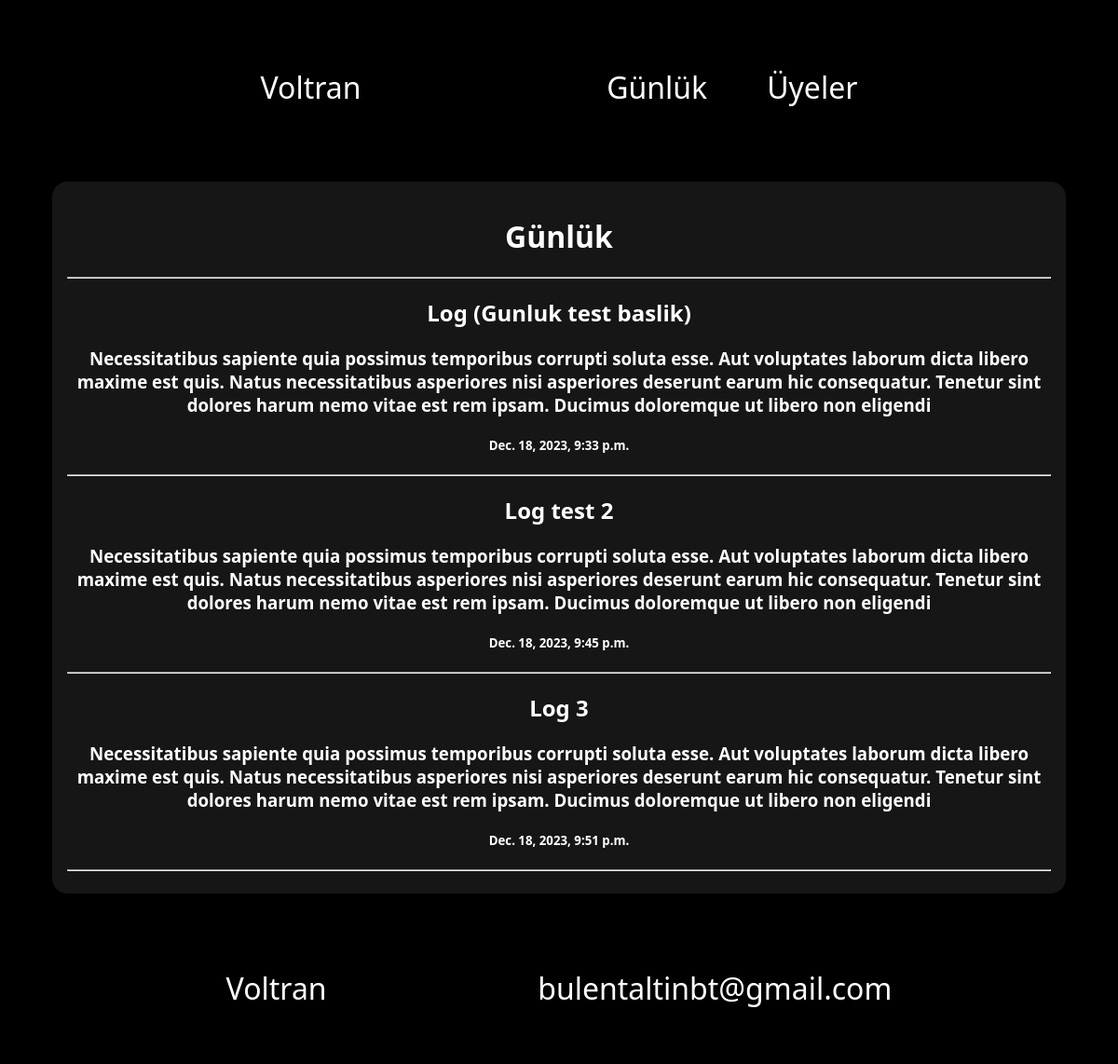
/log/, run on an earlier commit of the app's database.
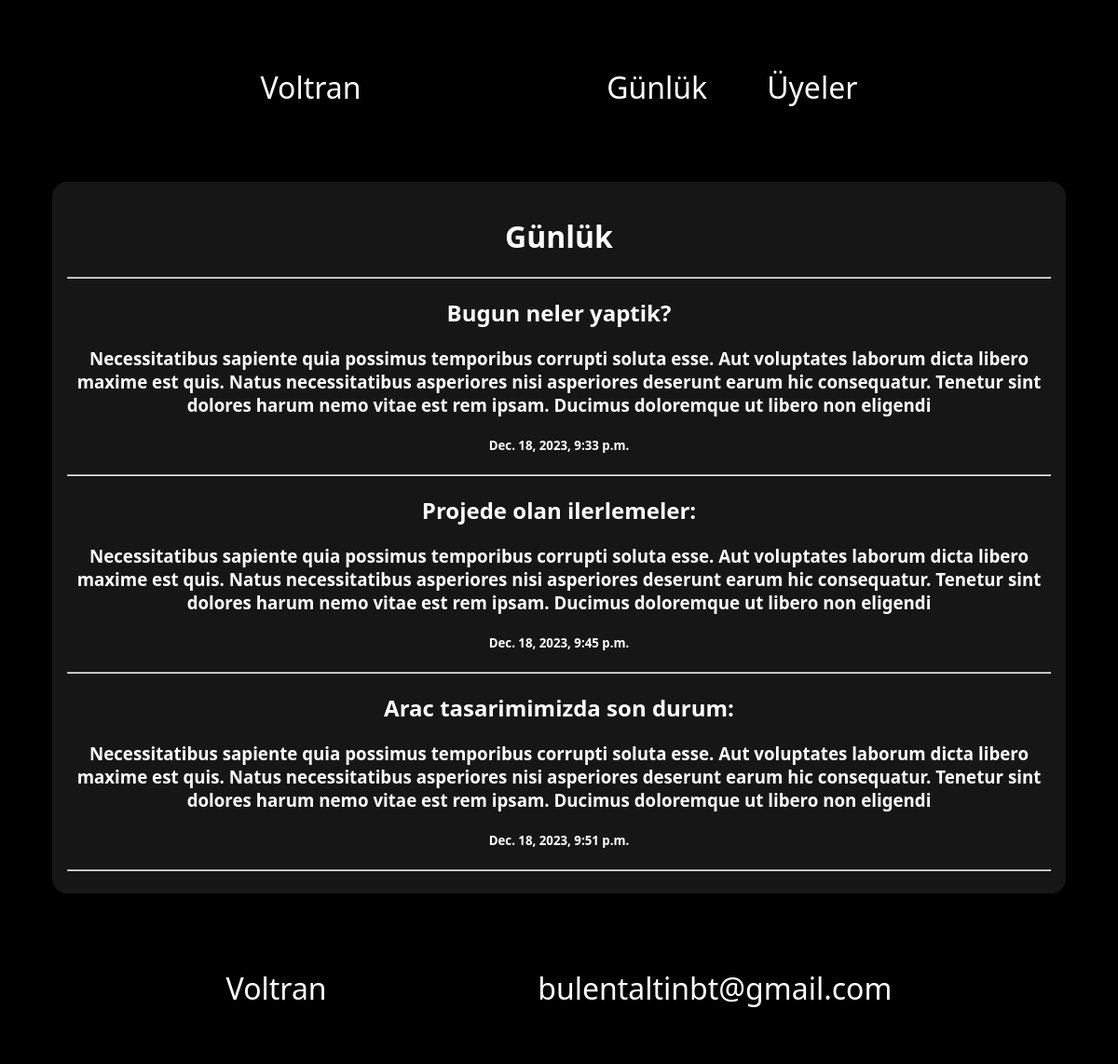
And on a later commit of the database.
### base/models.py (models this page shows, shortened)
class Log(models.Model):
    title = models.CharField("baslik", max_length=60)
    description = models.TextField("Aciklama")
    date = models.DateTimeField("tarih")
    class Meta:
        verbose_name = "log"
        verbose_name_plural = "logs"

### base/views.py (the view)
# urls.py: path('log/', views.log, name='log'),
def log(request):
    logs = Log.objects.all()
    context = {"logs": logs}
    return render(request,'base/log.html', context)

### base/templates/base/log.html (shortened to what this page needs)
{% extends 'base/main.html' %}
{% block content %}
<div class="logs-box">
    <h1 class="logs-title-log">Günlük</h1> <hr>
    {% for l in logs %}
    <h2 class="logs-title">{{l.title}}</h2>
    <h3 class="logs-text">{{l.description}}</h3>
    <h5 class="logs-date">{{l.date}}</h5> <hr>
    {% endfor %}
</div>
{% endblock content %}

What changed in the data, as far as the page shows it:
changed Log: title "Log (Gunluk test baslik)" → "Bugun neler yaptik?"
changed Log: title "Log test 2" → "Projede olan ilerlemeler:"
changed Log: title "Log 3" → "Arac tasarimimizda son durum:"
